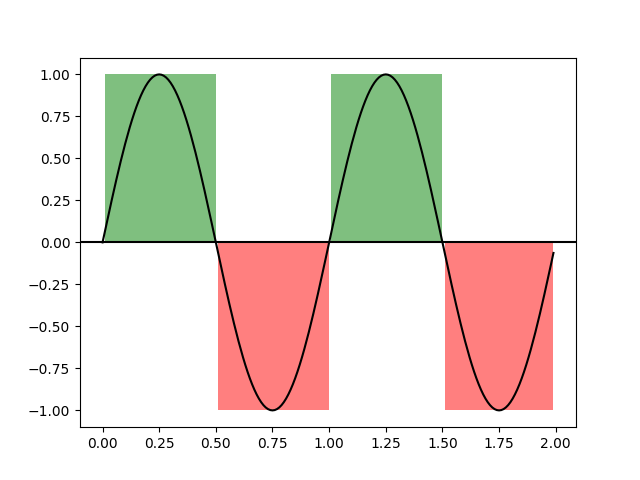

This chart was generated by the following Python code:
# 引入所需库
import matplotlib.pyplot as plt
import numpy as np
import matplotlib
matplotlib.use('TkAgg')

# 创建数据
t = np.arange(0.0, 2, 0.01)
s = np.sin(2*np.pi*t)

fig, ax = plt.subplots()
# 绘制原始图像
ax.plot(t, s, color='black')
# 绘制水平线
ax.axhline(0, color='black')
# 绘制阴影区域
ax.fill_between(t, 1, where=s > 0, facecolor='green', alpha=.5)
ax.fill_between(t, -1, where=s < 0, facecolor='red', alpha=.5)

plt.show()
